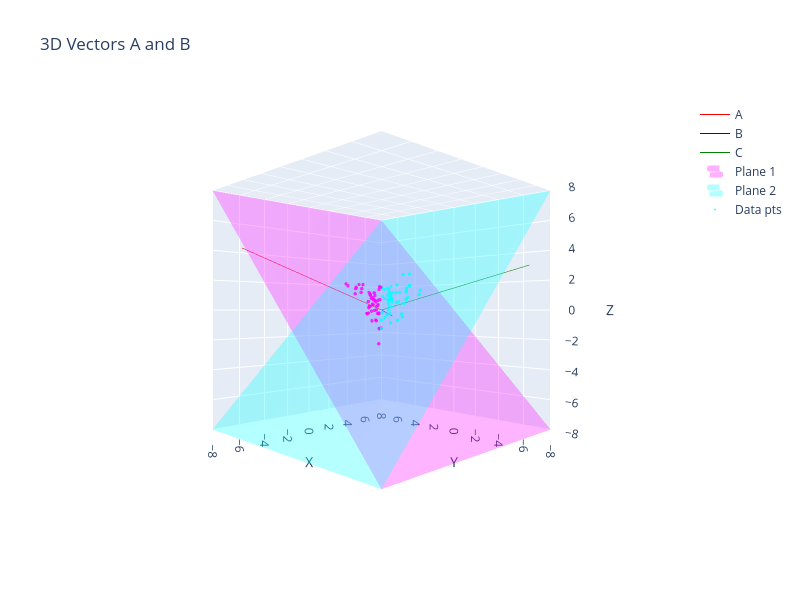

The notebook cell saved with this chart:
### Code cell
import plotly.graph_objects as go
import numpy as np

# Get one batch for context, but only plotting A and B vectors
z_seq, labels, targets = train_loader.dataset[100]
z_seq = z_seq.unsqueeze(0).to(device)  # Shape: (1, N+1, D)
z_flat = z_seq.reshape(1, -1)  # Shape: (1, (N+1)*D)
print(z_flat)
z_flat = torch.tensor([[-2, 1, -2]], dtype=torch.float32)
print(z_flat)



A = model.W[0,:].detach().numpy() 
B = model.W[1,:].detach().numpy() 
C = model.W[2,:].detach().numpy() 
#D = model.W[3,:].detach().numpy() 

# Plot ONLY A and B as 3D arrows
vectors = {
    'A': A,
    'B': B,
    'C': C,
    # 'D': D,
}
colors = {
    'A': 'red',
    'B': 'blue',
    'C': 'green',
    'D': 'orange'
}
fig = go.Figure()

def add_arrow(fig, start, end, color, name, width=5):
    if name is None:
        showlegend = False
    else:
        showlegend = True   
    fig.add_trace(go.Scatter3d(
        x=[start[0], end[0]],
        y=[start[1], end[1]],
        z=[start[2], end[2]],
        mode='lines',
        line=dict(color=color, width=width),
        name=name,
        showlegend=showlegend
    ))
    fig.add_trace(go.Cone(
        x=[end[0]],
        y=[end[1]],
        z=[end[2]],
        u=[end[0] - start[0]],
        v=[end[1] - start[1]],
        w=[end[2] - start[2]],
        colorscale=[[0, color], [1, color]],
        showscale=False,
        sizemode='absolute',
        sizeref=0.06,
        name=name,
        showlegend=False
    ))

origin = np.array([0, 0, 0])
for name, vec in vectors.items():
    letter = name[0]
    color = colors[letter]
    add_arrow(fig, origin, 10 * vec, color, name, width=1)

# Set plot limits for better visualization
max_range = np.max(np.abs(np.array([A, B])))
max_range = 8
fig.update_layout(
    title='3D Vectors A and B',
    scene=dict(
        xaxis_title='X',
        yaxis_title='Y',
        zaxis_title='Z',
        xaxis=dict(range=[-max_range, max_range]),
        yaxis=dict(range=[-max_range, max_range]),
        zaxis=dict(range=[-max_range, max_range]),
        aspectmode='cube',
        camera=dict(
            eye=dict(x=-1.5, y=-1.5, z=0)
        )
    ),
    width=800,
    height=600,
    showlegend=True
)

v1 = np.array([0, 1, 1])
v2 = np.array([1, 0, 0])

# max_range = np.array([
#     max(abs(v[0]) for v in vectors.values()),
#     max(abs(v[1]) for v in vectors.values()),
#     max(abs(v[2]) for v in vectors.values())
# ]).max()

t1 = np.linspace(-max_range, max_range, 20)
t2 = np.linspace(-max_range, max_range, 20)
T1, T2 = np.meshgrid(t1, t2)

X_plane1 = T2 * v2[0] + T1 * v1[0]
Y_plane1 = T2 * v2[1] + T1 * v1[1]
Z_plane1 = T2 * v2[2] + T1 * v1[2]

fig.add_trace(go.Surface(
    x=X_plane1, y=Y_plane1, z=Z_plane1,
    opacity=0.3,
    colorscale=[[0, 'magenta'], [1, 'magenta']],
    showscale=False,
    name='Plane 1',
    showlegend=True
))

# Create plane 2: spanned by {1,0,1} and {0,1,0}
v1 = np.array([1, 0, 1])
v2 = np.array([0, 1, 0])

X_plane2 = T2 * v2[0] + T1 * v1[0]
Y_plane2 = T2 * v2[1] + T1 * v1[1]
Z_plane2 = T2 * v2[2] + T1 * v1[2]

fig.add_trace(go.Surface(
    x=X_plane2, y=Y_plane2, z=Z_plane2,
    opacity=0.3,
    colorscale=[[0, 'cyan'], [1, 'cyan']],
    showscale=False,
    name='Plane 2',
    showlegend=True
))

# Prepare data for 3D scatter plot from first 100 data points, plotting first three (A, B, C) feature values for each.
scatter_x, scatter_y, scatter_z = [], [], []
colors = []
for i in range(100):
    # Get one batch for context, but only plotting A and B vectors
    z_seq, labels, targets = train_loader.dataset[i]
    z_seq = z_seq.unsqueeze(0).to(device)  # Shape: (1, N+1, D)
    z_flat = z_seq.reshape(1, -1)  # Shape: (1, (N+1)*D)
    scatter_x.append(z_flat[0,0])
    scatter_y.append(z_flat[0,1])
    scatter_z.append(z_flat[0,2])
    if targets.item() == labels[0].item():
        colors.append('cyan')
    elif targets.item() == labels[1].item():
        colors.append('magenta')

fig.add_trace(go.Scatter3d(
    x=scatter_x, y=scatter_y, z=scatter_z,
    mode='markers',
    marker=dict(size=2, color=colors, opacity=0.8),
    name='Data pts'
))


fig.show()

### Figure 1 — Plotly figure (JSON) as saved in the notebook; plotly's stock layout.template omitted (floating-point values rounded to 4 significant figures; data arrays with more than 128 entries replaced by an {"elided": "..."} marker saying what was removed)
{"data": [{"line": {"color": "red", "width": 1}, "mode": "lines", "name": "A", "showlegend": true, "type": "scatter3d", "x": [0, -13.96], "y": [0, 7.245], "z": [0, 6.67]}, {"colorscale": [[0, "red"], [1, "red"]], "name": "A", "showlegend": false, "showscale": false, "sizemode": "absolute", "sizeref": 0.06, "type": "cone", "u": [-13.96], "v": [7.245], "w": [6.67], "x": [-13.96], "y": [7.245], "z": [6.67]}, {"line": {"color": "blue", "width": 1}, "mode": "lines", "name": "B", "showlegend": true, "type": "scatter3d", "x": [0, 0.6775], "y": [0, -0.3684], "z": [0, -0.4117]}, {"colorscale": [[0, "blue"], [1, "blue"]], "name": "B", "showlegend": false, "showscale": false, "sizemode": "absolute", "sizeref": 0.06, "type": "cone", "u": [0.6775], "v": [-0.3684], "w": [-0.4117], "x": [0.6775], "y": [-0.3684], "z": [-0.4117]}, {"line": {"color": "green", "width": 1}, "mode": "lines", "name": "C", "showlegend": true, "type": "scatter3d", "x": [0, 9.215], "y": [0, -14.25], "z": [0, 5.047]}, {"colorscale": [[0, "green"], [1, "green"]], "name": "C", "showlegend": false, "showscale": false, "sizemode": "absolute", "sizeref": 0.06, "type": "cone", "u": [9.215], "v": [-14.25], "w": [5.047], "x": [9.215], "y": [-14.25], "z": [5.047]}, {"colorscale": [[0, "magenta"], [1, "magenta"]], "name": "Plane 1", "opacity": 0.3, "showlegend": true, "showscale": false, "type": "surface", "x": {"elided": "20x20 float values"}, "y": {"elided": "20x20 float values"}, "z": {"elided": "20x20 float values"}}, {"colorscale": [[0, "cyan"], [1, "cyan"]], "name": "Plane 2", "opacity": 0.3, "showlegend": true, "showscale": false, "type": "surface", "x": {"elided": "20x20 float values"}, "y": {"elided": "20x20 float values"}, "z": {"elided": "20x20 float values"}}, {"marker": {"color": ["cyan", "magenta", "cyan", "magenta", "magenta", "cyan", "magenta", "magenta", "cyan", "cyan", "magenta", "cyan", "magenta", "cyan", "magenta", "magenta", "cyan", "magenta", "magenta", "magenta", "magenta", "magenta", "magenta", "cyan", "cyan", "magenta", "magenta", "cyan", "cyan", "cyan", "cyan", "magenta", "cyan", "magenta", "magenta", "cyan", "magenta", "cyan", "magenta", "cyan", "cyan", "cyan", "cyan", "cyan", "cyan", "cyan", "cyan", "magenta", "cyan", "magenta", "cyan", "cyan", "cyan", "cyan", "cyan", "cyan", "magenta", "magenta", "cyan", "cyan", "cyan", "magenta", "magenta", "cyan", "magenta", "magenta", "cyan", "cyan", "cyan", "cyan", "magenta", "cyan", "cyan", "magenta", "magenta", "cyan", "cyan", "magenta", "cyan", "cyan", "magenta", "magenta", "magenta", "magenta", "cyan", "magenta", "magenta", "magenta", "magenta", "magenta", "magenta", "cyan", "magenta", "cyan", "cyan", "magenta", "magenta", "cyan", "magenta", "cyan"], "opacity": 0.8, "size": 2}, "mode": "markers", "name": "Data pts", "type": "scatter3d", "x": [-0.4392, -2.298, -0.312, -0.6862, -1.392, 1.009, -0.06846, -0.1805, 1.197, 1.022, -0.4435, 0.9451, -0.8121, 0.7117, -0.06862, 1.193, 1.303, -0.4427, -1.16, -0.8966, -0.2443, -1.553, -1.179, 0.694, 2.528, -1.16, -1.611, 0.01202, 1.543, -0.8108, 1.317, 1.447, 0.4696, -0.06567, -1.553, 1.195, 0.008324, 0.2645, -1.021, 1.654, 1.196, 0.7138, 1.652, 1.019, 1.193, -0.2472, 0.5544, -1.394, 1.196, -0.6892, 1.468, 0.8533, 0.4985, 0.7945, 2.532, 1.501, -1.552, -0.5737, -0.6367, 0.4343, 1.448, -0.004015, -1.552, -0.4909, -1.393, -0.4441, 0.7921, 0.7204, -0.2453, -0.1906, -0.4396, 0.6633, -0.6389, 0.3674, 0.01278, 0.8522, 1.758, -0.9977, 0.5585, 1.544, -1.013, 0.5767, 0.3294, 0.01206, 0.7136, 0.01276, -0.006314, -0.444, 0.4699, -0.4913, -0.8796, 0.2339, -0.5127, -1.179, 1.625, -0.004235, -0.757, 0.7133, 1.543, 1.188], "y": [-2.296, -2.052, -0.8104, 0.5678, 1.088, 0.3957, 1.01, 0.7951, -0.2365, 0.1529, 0.3937, 0.854, 0.2486, -1.612, 0.6939, 1.449, -2.296, 1.755, -0.6403, 1.543, 0.2368, 1.625, -1.143, -0.2509, 0.3527, -0.6877, 1.756, -0.6815, 0.9429, -1.613, -1.044, 1.655, -0.1774, 1.757, -0.2387, 0.472, 0.5534, -0.4565, 0.1542, 0.7122, -0.5604, 0.09795, -1.046, -2.437, -1.139, -1.004, -1.005, -0.1927, 0.3522, -0.02726, 1.187, -0.004606, -0.8964, -0.1894, -0.2455, -0.8783, -0.2199, -0.2204, -2.051, -1.583, 0.7213, 1.195, -0.6873, -0.8118, -1.18, 1.467, 0.4976, -1.551, -2.061, -0.2454, -0.1927, -0.08606, -0.6391, 1.007, 0.6629, -1.614, 0.2505, -0.06927, -0.4404, 1.468, 1.449, 0.7204, 0.6619, 0.3503, 0.01459, 0.8587, 0.3277, 0.3519, 1.189, 0.008906, 0.2555, -0.6731, -0.2461, -1.181, -1.046, 1.09, 1.196, -0.3134, 1.624, 0.0986], "z": [-0.4392, -2.052, -0.312, 0.5678, 1.088, 1.009, 1.01, 0.7951, 1.197, 1.022, 0.3937, 0.9451, 0.2486, 0.7117, 0.6939, 1.449, 1.303, 1.755, -0.6403, 1.543, 0.2368, 1.625, -1.143, 0.694, 2.528, -0.6877, 1.756, 0.01202, 1.543, -0.8108, 1.317, 1.655, 0.4696, 1.757, -0.2387, 1.195, 0.5534, 0.2645, 0.1542, 1.654, 1.196, 0.7138, 1.652, 1.019, 1.193, -0.2472, 0.5544, -0.1927, 1.196, -0.02726, 1.468, 0.8533, 0.4985, 0.7945, 2.532, 1.501, -0.2199, -0.2204, -0.6367, 0.4343, 1.448, 1.195, -0.6873, -0.4909, -1.18, 1.467, 0.7921, 0.7204, -0.2453, -0.1906, -0.1927, 0.6633, -0.6389, 1.007, 0.6629, 0.8522, 1.758, -0.06927, 0.5585, 1.544, 1.449, 0.7204, 0.6619, 0.3503, 0.7136, 0.8587, 0.3277, 0.3519, 1.189, 0.008906, 0.2555, 0.2339, -0.2461, -1.179, 1.625, 1.09, 1.196, 0.7133, 1.624, 1.188]}], "layout": {"height": 600, "scene": {"aspectmode": "cube", "camera": {"eye": {"x": -1.5, "y": -1.5, "z": 0}}, "xaxis": {"range": [-8, 8], "title": {"text": "X"}}, "yaxis": {"range": [-8, 8], "title": {"text": "Y"}}, "zaxis": {"range": [-8, 8], "title": {"text": "Z"}}}, "showlegend": true, "title": {"text": "3D Vectors A and B"}, "width": 800}}
